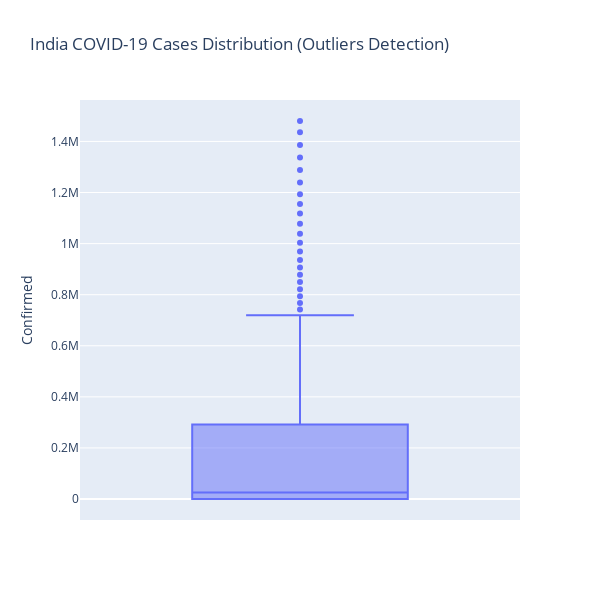
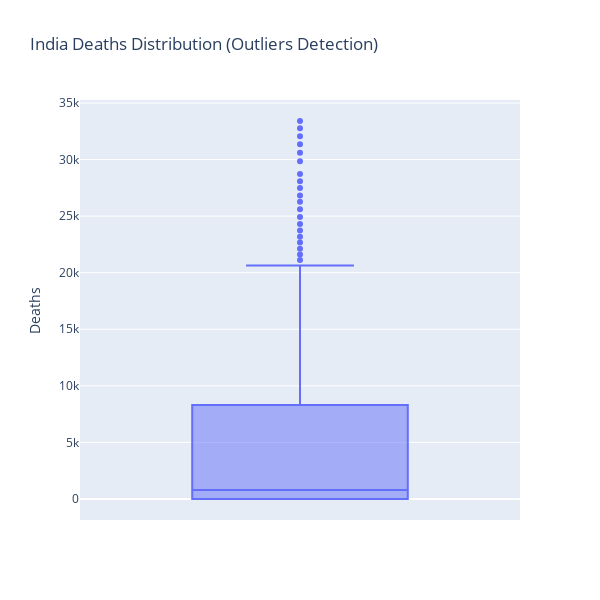
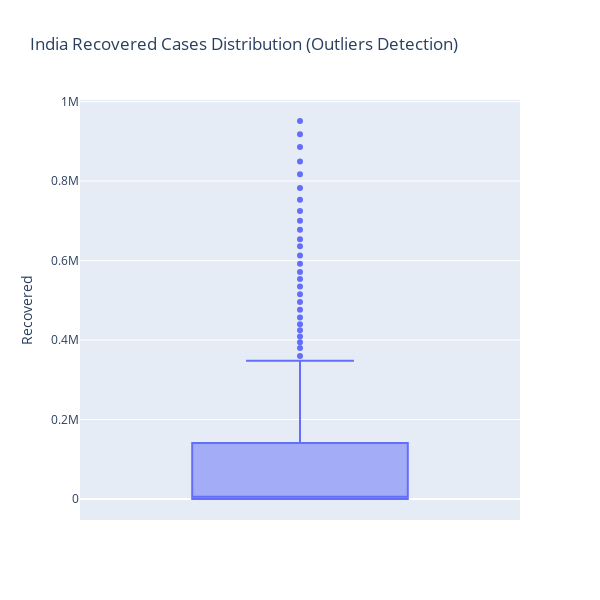
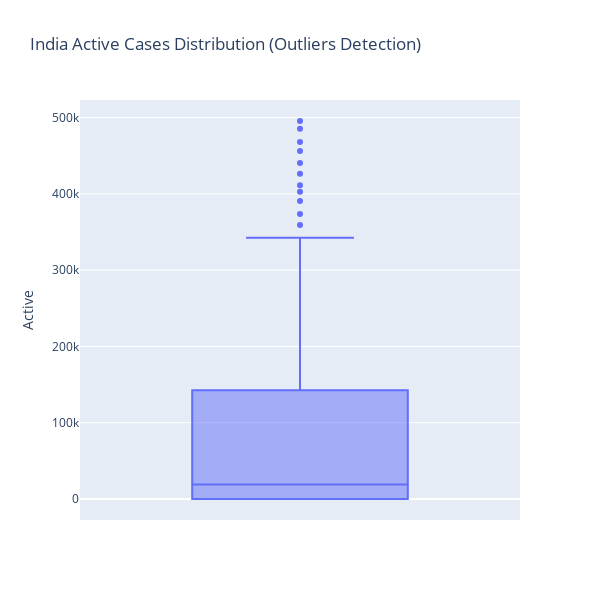

Notebook cell for these charts, in order:
### Markdown cell above
The **India-specific dataset (`df_india`)** contains **188 days of COVID-19 data**, showing a **steep rise in cases over time**. The **mean confirmed cases (~217K)** is significantly lower than the **max (~1.48M)**, indicating exponential growth in later stages. The **median (~25K cases)** suggests that for half the recorded days, cases were relatively low before surging.  

Deaths ranged from **0 to 33,408**, and recoveries from **0 to 951K**, highlighting **early pandemic phases with minimal cases**. The **high standard deviations** across all metrics reflect rapid case fluctuations. The **25th percentile (~42 cases, 0 deaths, 3 recoveries)** shows how India had almost no cases in the initial phase. Moving forward, we will analyze trends, compare India's growth with global trends, and forecast future case counts.

### Code cell
#looking for outliers in india data
# Box plot for India's confirmed cases
fig_india = px.box(df_india, y='Confirmed', title="India COVID-19 Cases Distribution (Outliers Detection)",width=600, height=600)


# Box plot for Deaths, Recovered, and Active cases
fig_india_deaths = px.box(df_india, y='Deaths', title="India Deaths Distribution (Outliers Detection)",width=600, height=600)
fig_india_recovered = px.box(df_india, y='Recovered', title="India Recovered Cases Distribution (Outliers Detection)",width=600, height=600)
fig_india_active = px.box(df_india, y='Active', title="India Active Cases Distribution (Outliers Detection)",width=600, height=600)

fig_india.show()
fig_india_deaths.show()
fig_india_recovered.show()
fig_india_active.show()

### Figure 1 — Plotly figure (JSON) as saved in the notebook; plotly's stock layout.template omitted (floating-point values rounded to 4 significant figures; data arrays with more than 128 entries replaced by an {"elided": "..."} marker saying what was removed)
{"data": [{"alignmentgroup": "True", "hovertemplate": "Confirmed=%{y}<extra></extra>", "legendgroup": "", "marker": {"color": "#636efa"}, "name": "", "notched": false, "offsetgroup": "", "orientation": "v", "showlegend": false, "type": "box", "x0": " ", "xaxis": "x", "y": {"elided": "188 int values"}, "y0": " ", "yaxis": "y"}], "layout": {"boxmode": "group", "height": 600, "legend": {"tracegroupgap": 0}, "title": {"text": "India COVID-19 Cases Distribution (Outliers Detection)"}, "width": 600, "xaxis": {"anchor": "y", "domain": [0, 1]}, "yaxis": {"anchor": "x", "domain": [0, 1], "title": {"text": "Confirmed"}}}}

### Figure 2 — Plotly figure (JSON) as saved in the notebook; plotly's stock layout.template omitted (floating-point values rounded to 4 significant figures; data arrays with more than 128 entries replaced by an {"elided": "..."} marker saying what was removed)
{"data": [{"alignmentgroup": "True", "hovertemplate": "Deaths=%{y}<extra></extra>", "legendgroup": "", "marker": {"color": "#636efa"}, "name": "", "notched": false, "offsetgroup": "", "orientation": "v", "showlegend": false, "type": "box", "x0": " ", "xaxis": "x", "y": {"elided": "188 int values"}, "y0": " ", "yaxis": "y"}], "layout": {"boxmode": "group", "height": 600, "legend": {"tracegroupgap": 0}, "title": {"text": "India Deaths Distribution (Outliers Detection)"}, "width": 600, "xaxis": {"anchor": "y", "domain": [0, 1]}, "yaxis": {"anchor": "x", "domain": [0, 1], "title": {"text": "Deaths"}}}}

### Figure 3 — Plotly figure (JSON) as saved in the notebook; plotly's stock layout.template omitted (floating-point values rounded to 4 significant figures; data arrays with more than 128 entries replaced by an {"elided": "..."} marker saying what was removed)
{"data": [{"alignmentgroup": "True", "hovertemplate": "Recovered=%{y}<extra></extra>", "legendgroup": "", "marker": {"color": "#636efa"}, "name": "", "notched": false, "offsetgroup": "", "orientation": "v", "showlegend": false, "type": "box", "x0": " ", "xaxis": "x", "y": {"elided": "188 int values"}, "y0": " ", "yaxis": "y"}], "layout": {"boxmode": "group", "height": 600, "legend": {"tracegroupgap": 0}, "title": {"text": "India Recovered Cases Distribution (Outliers Detection)"}, "width": 600, "xaxis": {"anchor": "y", "domain": [0, 1]}, "yaxis": {"anchor": "x", "domain": [0, 1], "title": {"text": "Recovered"}}}}

### Figure 4 — Plotly figure (JSON) as saved in the notebook; plotly's stock layout.template omitted (floating-point values rounded to 4 significant figures; data arrays with more than 128 entries replaced by an {"elided": "..."} marker saying what was removed)
{"data": [{"alignmentgroup": "True", "hovertemplate": "Active=%{y}<extra></extra>", "legendgroup": "", "marker": {"color": "#636efa"}, "name": "", "notched": false, "offsetgroup": "", "orientation": "v", "showlegend": false, "type": "box", "x0": " ", "xaxis": "x", "y": {"elided": "188 int values"}, "y0": " ", "yaxis": "y"}], "layout": {"boxmode": "group", "height": 600, "legend": {"tracegroupgap": 0}, "title": {"text": "India Active Cases Distribution (Outliers Detection)"}, "width": 600, "xaxis": {"anchor": "y", "domain": [0, 1]}, "yaxis": {"anchor": "x", "domain": [0, 1], "title": {"text": "Active"}}}}
